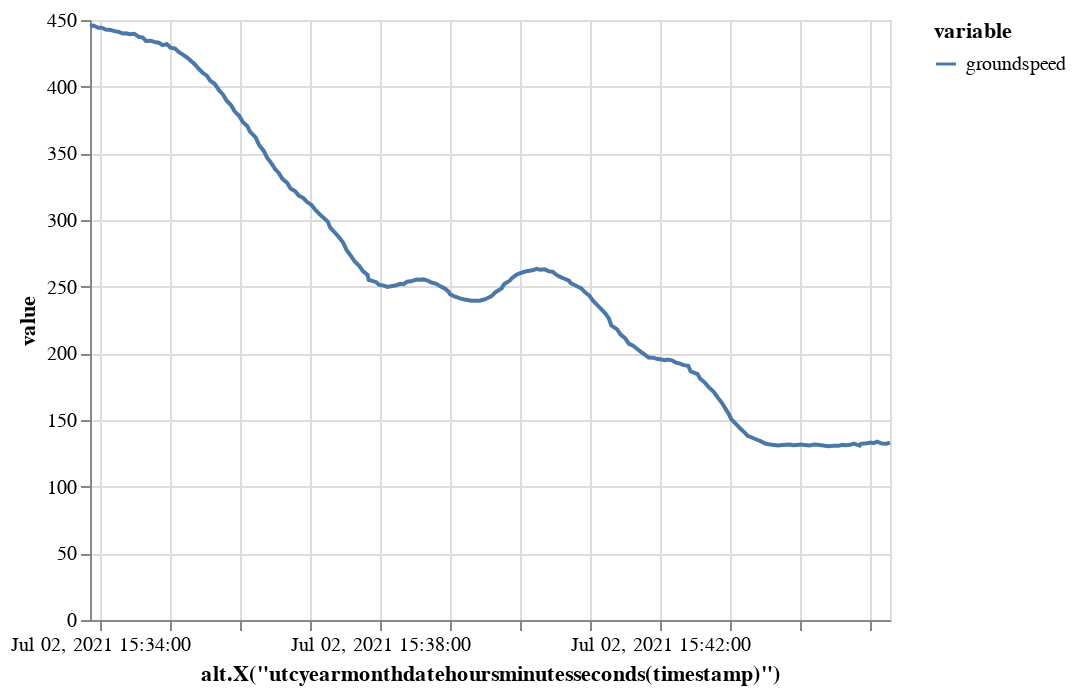

Notebook code for this chart:
### Code cell
traffic[1].chart("groundspeed").encode()

### Figure 1 — Vega-Lite specification as saved in the notebook (floating-point values rounded to 4 significant figures; data arrays with more than 128 entries replaced by an {"elided": "..."} marker saying what was removed)
{"config": {"view": {"continuousWidth": 400, "continuousHeight": 300}}, "data": {"name": "data-c0ac0e93ec72ab883d429608a1eedd95"}, "mark": "line", "encoding": {"color": {"type": "nominal", "field": "variable"}, "x": {"type": "temporal", "field": "timestamp", "timeUnit": "utcyearmonthdatehoursminutesseconds", "title": "alt.X(\"utcyearmonthdatehoursminutesseconds(timestamp)\")"}, "y": {"type": "quantitative", "field": "value"}}, "transform": [{"fold": ["groundspeed"], "as": ["variable", "value"]}], "$schema": "https://vega.github.io/schema/vega-lite/v4.8.1.json", "datasets": {"data-c0ac0e93ec72ab883d429608a1eedd95": {"elided": "200 records"}}}
